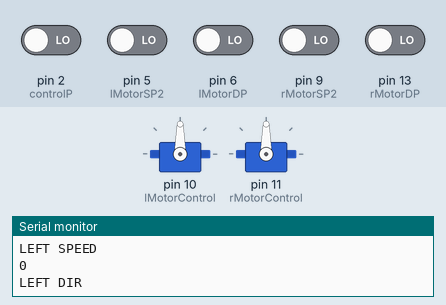
Bench run of a sketch on a simulated Arduino Uno, built with avr-gcc and run on an emulated ATmega328P. Shown: 2 × servo, the last lines printed to the serial monitor. The test bench sets the inputs (shaded band); at power-on: pin 2 (controlP), pin 5 (lMotorSP2), pin 6 (lMotorDP), pin 9 (rMotorSP2), pin 13 (rMotorDP) LOW.

Above: at 1.2 s.
1.3 s: pin 2 (controlP) driven HIGH
At 2.5 s:
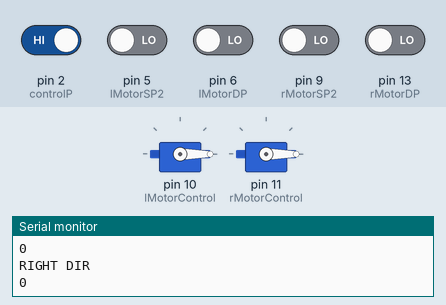
2.8 s: pin 2 (controlP) driven LOW
Timing chart, 0 to 5.8 s (numbered marks = the images above; inputs shaded):
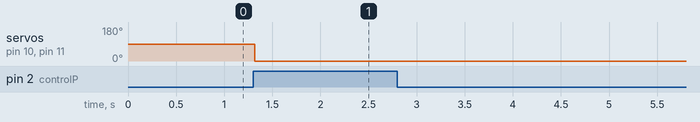

Measured:
- after the input at 1.3 s, servo on pin 10 (lMotorControl), servo on pin 11 (rMotorControl): 90° → 0° at once

The sketch:

RaspbController.ino
```cpp
/*
 * RaspbController
 * Receives 9bit input from raspberry and translate it into motor ESC
 * output. The raspberry generates its commands using /Brain/MotorControl
 *
 */
#include <Servo.h>

#define TRANSFORM 62.5    // Forward rotation in servo motor is in range (1500,2000). (3bit integer * TRANSFORM) + 1500
                          // will place us in this range:
                          // (0x1 * TRANSFORM) + 1500 = 1562.5
                          // ...
                          // (0x7 * TRANSFORM) + 1500 = 2000

#define controlP 2    // Controller On/OFF switch

// Left motor pins
#define lMotorSP0 3   // Speed pin 0
#define lMotorSP1 4   // Speed pin 1
#define lMotorSP2 5   // Speed pin 2
#define lMotorDP 6    // Direction pin

// Right motor pins
#define rMotorSP0 7
#define rMotorSP1 8
#define rMotorSP2 9
#define rMotorDP 13

// ON/OFF indicator
#define lMotorControl 10  // Left ESC control pin
#define rMotorControl 11  // Right ESC control pin

// Motor objects
Servo lMotor;
Servo rMotor;

void setup()
{
  Serial.begin(9600);

  pinMode(controlP, INPUT);
  pinMode(lMotorSP0, INPUT);
  pinMode(lMotorSP1, INPUT);
  pinMode(lMotorSP2, INPUT);
  pinMode(lMotorDP, INPUT);
  pinMode(rMotorSP0, INPUT);
  pinMode(rMotorSP1, INPUT);
  pinMode(rMotorSP2, INPUT);
  pinMode(rMotorDP, INPUT);

  lMotor.attach(lMotorControl);
  rMotor.attach(rMotorControl);
}

void loop()
{
  int control = digitalRead(controlP);
  Serial.println("CONTROL");
  Serial.println(control);

  // Left motor
  // Get speed
  int lMotorS = (digitalRead(lMotorSP2) << 2);    // Consume most significant bit
  lMotorS |= (digitalRead(lMotorSP2) << 1);   // Consume middle bit
  lMotorS |= digitalRead(lMotorSP2);    // Consume last bit
  lMotorS *= TRANSFORM;    // Convert speed. Read TRANSFORM definition
  int lMotorD = digitalRead(lMotorDP);    // Get direction
  // Output
  Serial.println("LEFT SPEED");
  Serial.println(lMotorS);
  Serial.println("LEFT DIR");
  Serial.println(lMotorD);

  // Right motor
  // Get speed
  int rMotorS = (digitalRead(rMotorSP2) << 2);
  rMotorS |= (digitalRead(rMotorSP2) << 1);
  rMotorS |= digitalRead(rMotorSP2);
  int rMotorD = digitalRead(rMotorDP);
  // Output
  rMotorS *= TRANSFORM;
  Serial.println("RIGHT SPEED");
  Serial.println(rMotorS);
  Serial.println("RIGHT DIR");
  Serial.println(rMotorD);

  // Control ESC
  while(digitalRead(controlP))
  {
    lMotor.writeMicroseconds(lMotorS);
    rMotor.writeMicroseconds(rMotorS);
  }
}
```
